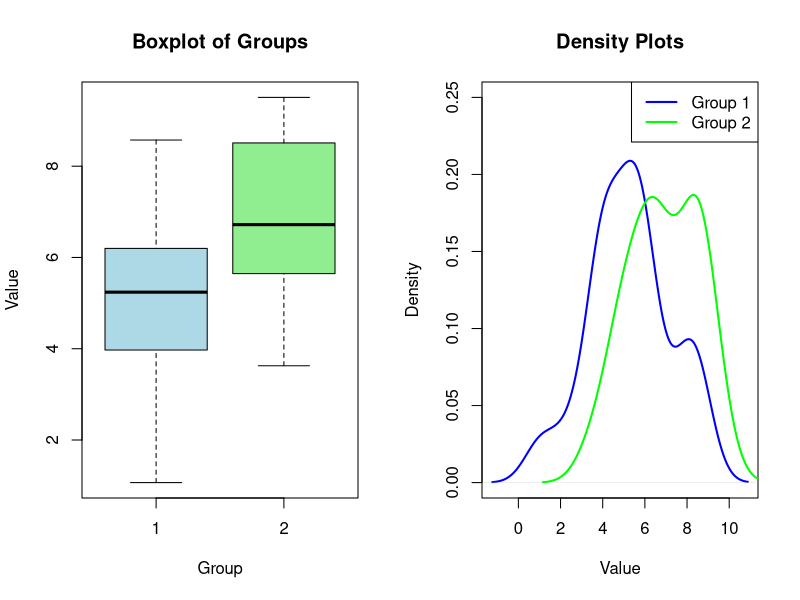

The R source for this figure:
# Lab 19: Conduct Non-Parametric Tests
# Wilcoxon rank-sum test, 
# a useful non-parametric alternative to the t-test when normality cannot be assumed.

# Generate sample data
set.seed(123)
group1 <- rnorm(20, mean = 5, sd = 2)
group2 <- rnorm(20, mean = 7, sd = 2)

# Perform Wilcoxon rank-sum test
wilcox_test_result <- wilcox.test(group1, group2)

# Output
print(wilcox_test_result)

# Graphical Output
par(mfrow = c(1, 2))
# Boxplot of groups

boxplot(list(group1, group2), col = c("lightblue", "lightgreen"), main = "Boxplot of Groups", xlab = "Group", ylab = "Value")

# Density plots of groups
plot(density(group1), col = "blue", lwd = 2, main = "Density Plots", xlab = "Value", ylim = c(0, 0.25))
lines(density(group2), col = "green", lwd = 2)
legend("topright", legend = c("Group 1", "Group 2"), col = c("blue", "green"), lwd = 2)